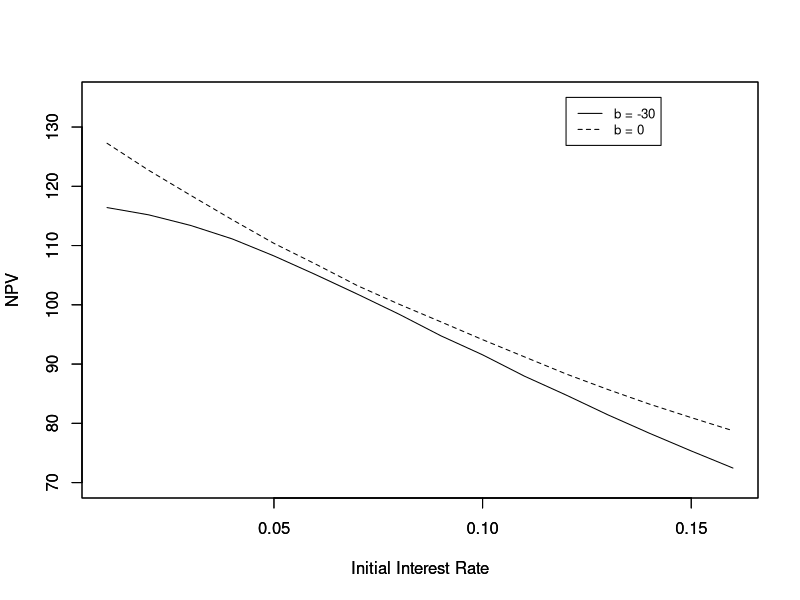
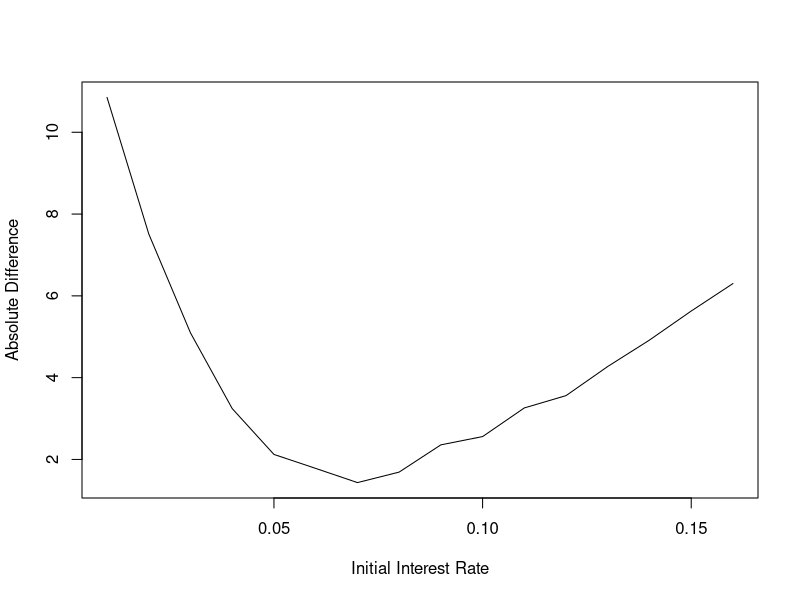

Write the R code that produced these figures, in order.
setwd("/Users/park-wanbae/Desktop/MFE/2018-1/FIN513/Homework/HW8")
result = read.csv("problem5.csv")

plot(result$Interest, result$NPV_a, type = 'l', lty = 1,
      xlab = "Initial Interest Rate", ylab = "NPV",
      ylim = c(70, 135))
par(new = "T")
plot(result$Interest, result$NPV_b, type = 'l', lty = 2,
    ylim = c(70, 135), xlab = "Initial Interest Rate",
    ylab = "NPV")
legend(0.12, 135, legend=c("b = -30", "b = 0"),
       lty=1:2, cex=0.8)
par(new = "F")
plot(result$Interest, result$DIFF, type = 'l',
     xlab = "Initial Interest Rate", ylab = "Absolute Difference")
